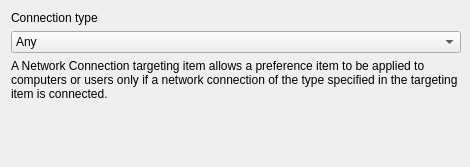
<?xml version="1.0" encoding="UTF-8"?>
<ui version="4.0">
 <class>NetworkConnectionWidget</class>
 <widget class="QWidget" name="NetworkConnectionWidget">
  <property name="geometry">
   <rect>
    <x>0</x>
    <y>0</y>
    <width>470</width>
    <height>167</height>
   </rect>
  </property>
  <property name="sizePolicy">
   <sizepolicy hsizetype="Preferred" vsizetype="Preferred">
    <horstretch>0</horstretch>
    <verstretch>0</verstretch>
   </sizepolicy>
  </property>
  <property name="minimumSize">
   <size>
    <width>470</width>
    <height>0</height>
   </size>
  </property>
  <property name="windowTitle">
   <string/>
  </property>
  <layout class="QGridLayout" name="gridLayout">
   <item row="0" column="0">
    <widget class="QLabel" name="typeLabel">
     <property name="sizePolicy">
      <sizepolicy hsizetype="Maximum" vsizetype="Preferred">
       <horstretch>0</horstretch>
       <verstretch>0</verstretch>
      </sizepolicy>
     </property>
     <property name="text">
      <string>Connection type</string>
     </property>
    </widget>
   </item>
   <item row="1" column="0">
    <widget class="QComboBox" name="typeComboBox">
     <property name="minimumSize">
      <size>
       <width>450</width>
       <height>0</height>
      </size>
     </property>
     <item>
      <property name="text">
       <string>Any</string>
      </property>
     </item>
     <item>
      <property name="text">
       <string>Telephone modem accessed through a COM port</string>
      </property>
     </item>
     <item>
      <property name="text">
       <string>ISDN card with corresponding NDISWAN driver installed</string>
      </property>
     </item>
     <item>
      <property name="text">
       <string>X.25 card with corresponding NDISWAN driver installed</string>
      </property>
     </item>
     <item>
      <property name="text">
       <string>Virtual Private Network (VPN)</string>
      </property>
     </item>
     <item>
      <property name="text">
       <string>Packet Assembler/Disassembler</string>
      </property>
     </item>
     <item>
      <property name="text">
       <string>Generic</string>
      </property>
     </item>
     <item>
      <property name="text">
       <string>Serial Port direct connection</string>
      </property>
     </item>
     <item>
      <property name="text">
       <string>Frame Relay</string>
      </property>
     </item>
     <item>
      <property name="text">
       <string>Asynchronous Transfer Mode (ATM)</string>
      </property>
     </item>
     <item>
      <property name="text">
       <string>Sonet</string>
      </property>
     </item>
     <item>
      <property name="text">
       <string>Switched 56K access</string>
      </property>
     </item>
     <item>
      <property name="text">
       <string>Infrared Data Association (IrDA) device</string>
      </property>
     </item>
     <item>
      <property name="text">
       <string>Parallel Port direct connection</string>
      </property>
     </item>
     <item>
      <property name="text">
       <string>PPP over Ethernet (PPPoE)</string>
      </property>
     </item>
    </widget>
   </item>
   <item row="2" column="0">
    <widget class="QLabel" name="label">
     <property name="text">
      <string>A Network Connection targeting item allows a preference item to be applied to computers or users only if a network connection of the type specified in the targeting item is connected.</string>
     </property>
     <property name="wordWrap">
      <bool>true</bool>
     </property>
    </widget>
   </item>
   <item row="3" column="0">
    <spacer name="verticalSpacer">
     <property name="orientation">
      <enum>Qt::Vertical</enum>
     </property>
     <property name="sizeHint" stdset="0">
      <size>
       <width>558</width>
       <height>137</height>
      </size>
     </property>
    </spacer>
   </item>
  </layout>
 </widget>
 <resources/>
 <connections/>
</ui>
